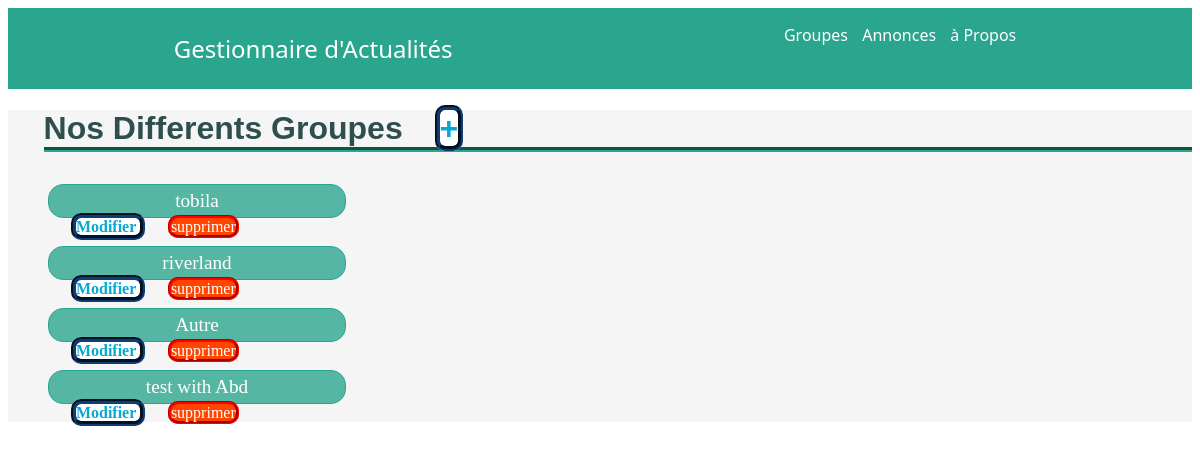
Page /band_list/ on the earlier database version.
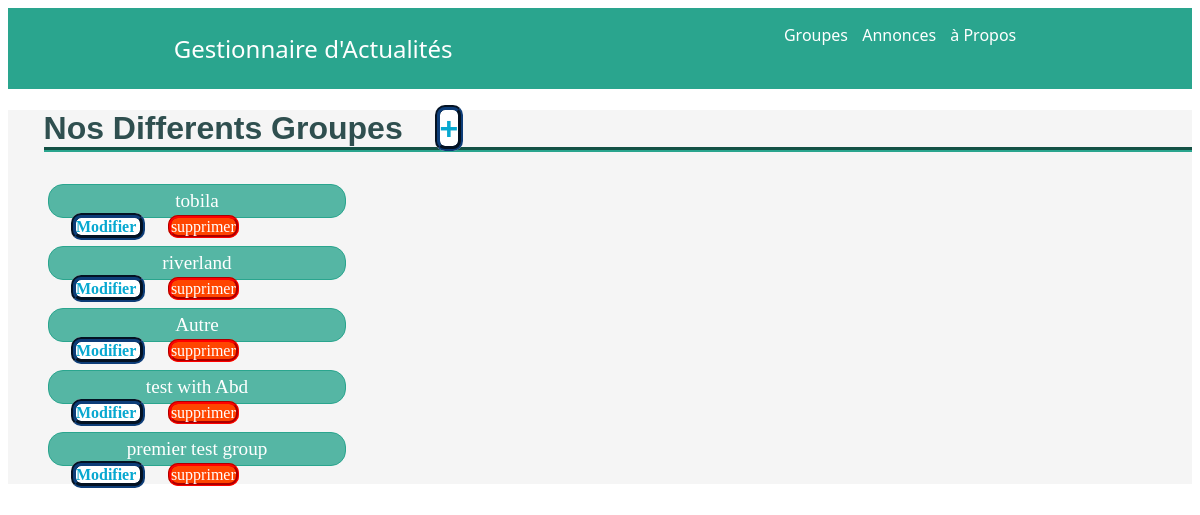
Same page on the later database version.
### listings/models.py (models this page shows, shortened)
class band(models.Model):
    class Genre(models.TextChoices):
        HIP_HOP='HP'
        SOUL='SL'
        ROCK='RK'
        METAL='ML'
    name=models.fields.CharField(max_length=110)
    genre=models.fields.CharField(choices=Genre.choices,null=True,max_length=5)
    biography=models.fields.CharField(max_length=1000)
    year_formed=models.fields.IntegerField(validators=[MinValueValidator(1970),MaxValueValidator(2040)],default=1970)
    active=models.fields.BooleanField(default=True)
    official_homepage=models.fields.URLField(null=True,blank=True)

### listings/views.py (the view)
# urls.py: path('band_list/',view=views.band_list,name='band-list'),
def band_list(Request):
    return render(Request, 'listings/band_list.html',{'bands':band.objects.all().reverse()})

### listings/templates/listings/band_list.html
{% extends 'listings/base.html' %}
{% block content %}
    <h1 class="title">Nos differents groupes <a class="Cbutton" href="{% url 'band-create' %}"> + </a></h1>
    <ul class="bands">
     {% for band in bands %}
    <li class="band"><a href="{% url 'band-details' band.id%}"> {{band.name}}
    </a></li>
    <div><a class="Cbutton" href="{% url 'band-update' band.id%}"> Modifier </a>  <a class="butNegatif" href="{% url 'band-del' band.id %}">supprimer</a>  </div>
    {% endfor %}
    </ul>
{% endblock  %}

Differences in the rows shown:
added band: name "premier test group"
